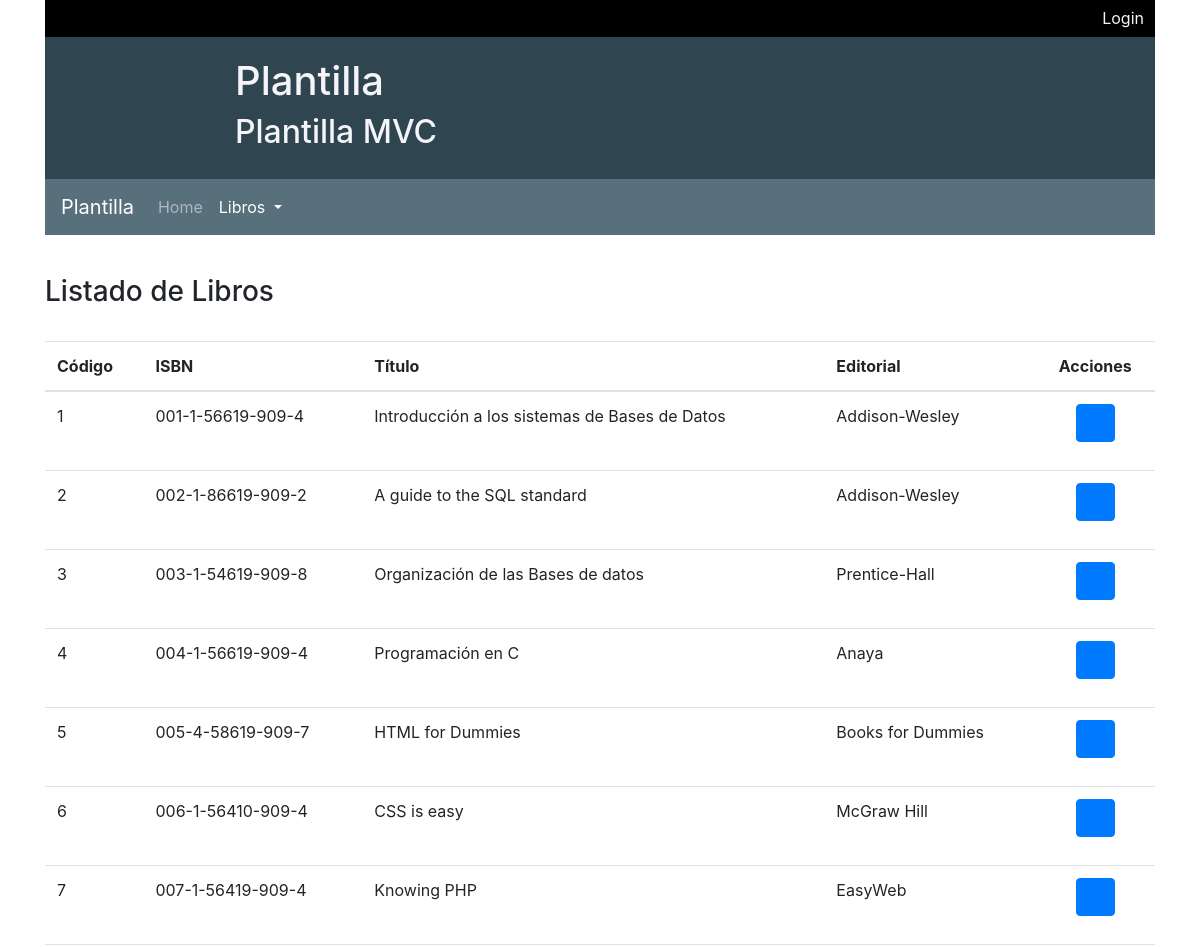
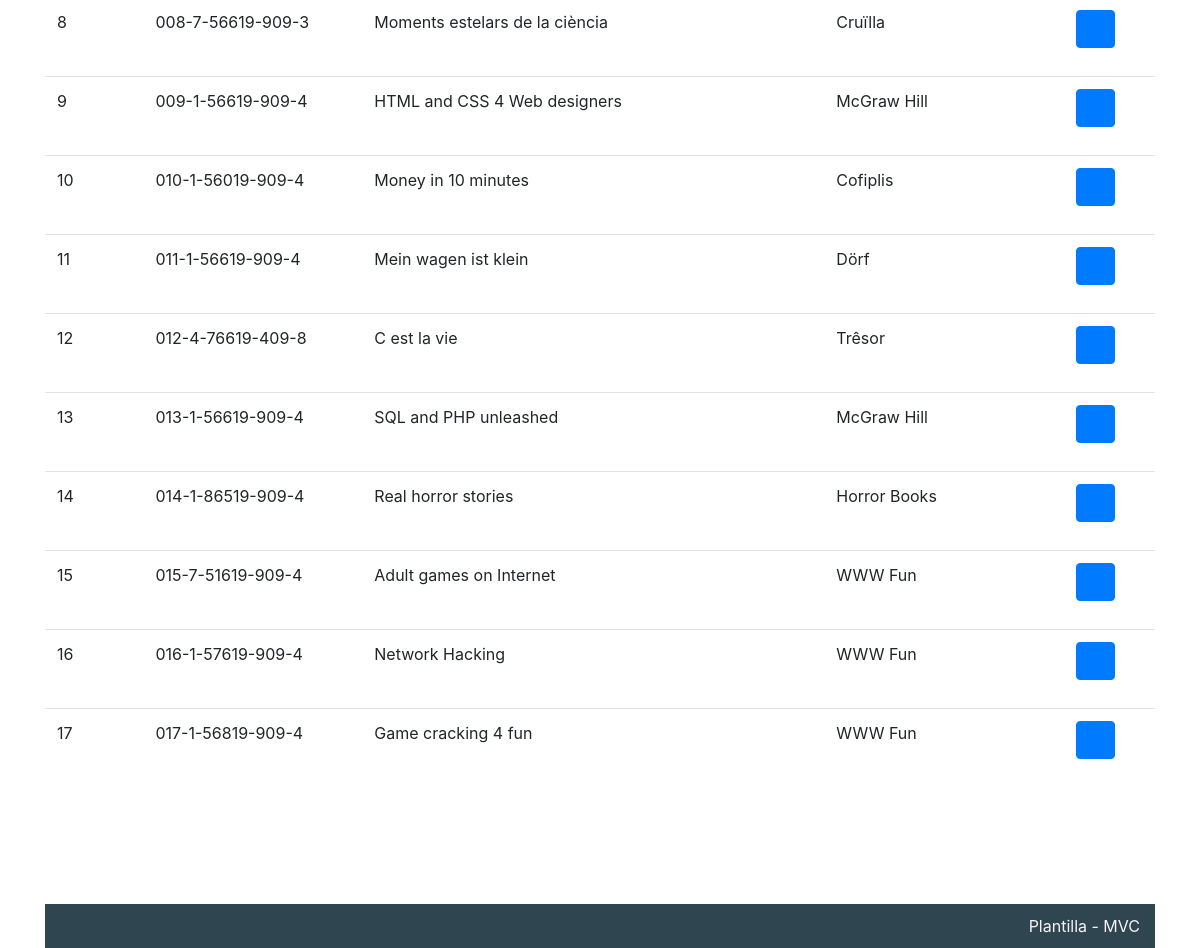
/plantilla.com/public/index.php?section=libros&action=listar, run on the app's committed database (2 pictures, top to bottom).
### tables this page shows
CREATE TABLE libros (
  codigo int(11) NOT NULL AUTO_INCREMENT,
  isbn varchar(32) NOT NULL,
  titulo varchar(64) NOT NULL,
  editorial varchar(64) NOT NULL,
  idioma varchar(64) NOT NULL,
  autor varchar(256) NOT NULL,
  n_ediciones int(11) NOT NULL,
  edad_recomendada int,
  PRIMARY KEY (codigo),
  UNIQUE KEY (isbn)
);

### plantilla.com/controllers/libros/listar.php (called while the page is built, shortened)
<?php
    require_once MODELS_ROUTE.'LibrosModel.php';
    $libros = LibrosModel::getLibros();
    include VIEWS_ROUTE.'libros/listar.php';

### plantilla.com/public/index.php (called while the page is built, shortened)
<?php
    require_once '../controllers/FrontController.php';

### plantilla.com/lib/Database.php (called while the page is built, shortened)
<?php
class Database
{
    private static $conexion = null;
    public static function get(){
        if(empty(self::$conexion))
        {
            self::$conexion = new mysqli(DB_HOST,DB_USER,DB_PASS,DB_NAME);
            self::$conexion->set_charset(DB_CHARSET);
        }
        return self::$conexion;
    }
}

### plantilla.com/models/LibrosModel.php (the view, shortened to what this page needs)
<?php
class LibrosModel
{
    public static function getLibros(string $campo=null,string $filtro = '',bool $identico=true):array
    {
        $consulta = "SELECT * FROM libros";
        $consulta.=";";
        $resultset = Database::get()->query($consulta);
        $libros = array();
        while($libro = $resultset->fetch_object('LibrosModel'))
        {
            $libros[]=$libro;
        }
        return $libros;
    }
    public static function showTableLibrosWithOptions(array $libros):string{
        $salida = '';
        if(count($libros) > 0)
        {
            $salida .= "<div class='table-responsive'>";
            $salida .= "<table class='table datatablejq_last_nosortable' id='table_lt_socios_with_options'>";
            $salida .=  "<thead>
                            <tr>
                                <th scope=\"col\">Código</th>
                                <th>ISBN</th>
                                <th>Título</th>
                                <th>Editorial</th>
                                <th class='text-center'>Acciones</th>
                            </tr>
                      </thead>";
            $salida .= "<tbody>";
            foreach($libros as $libro)
            {
                $salida .= "<tr>";
                $salida .= "<td scope=\"row\">".$libro->codigo."</td>";
                $salida .= "<td> $libro->isbn </td>";
                $salida .= "<td> $libro->titulo </td>";
                $salida .= "<td> $libro->editorial </td>";
                $salida .= "<td class='text-center'>
                                <ul class='list-inline'>
                                    <li class='list-inline-item'>
                                        <a class='btn btn-primary' href='?section=libros&action=detalle&item=$libro->codigo' data-toggle=\"tooltip\" data-placement=\"top\" title=\"Ir al detalle del libro\">
                                            <i class=\"fa fa-eye\" aria-hidden=\"true\"></i>
                                        </a>
                                    </li>";
                $salida .=      "</ul>
                            </td>";
                $salida .= "</tr>";
            }
            $salida .= "</tbody>";
            $salida .= "</table>";
            $salida .= "</div>";
        }
        return $salida;
    }
}

### plantilla.com/public/css/main.css (style rules this page uses)
html { color: #222; font-size: 1em; line-height: 1.4; }

### data on the page
libros: codigo "1", isbn "001-1-56619-909-4", titulo "Introducción a los sistemas de Bases de Datos", editorial "Addison-Wesley"
libros: codigo "2", isbn "002-1-86619-909-2", titulo "A guide to the SQL standard", editorial "Addison-Wesley"
libros: codigo "3", isbn "003-1-54619-909-8", titulo "Organización de las Bases de datos", editorial "Prentice-Hall"
libros: codigo "4", isbn "004-1-56619-909-4", titulo "Programación en C", editorial "Anaya"
libros: codigo "5", isbn "005-4-58619-909-7", titulo "HTML for Dummies", editorial "Books for Dummies"
libros: codigo "6", isbn "006-1-56410-909-4", titulo "CSS is easy", editorial "McGraw Hill"
libros: codigo "7", isbn "007-1-56419-909-4", titulo "Knowing PHP", editorial "EasyWeb"
libros: codigo "8", isbn "008-7-56619-909-3", titulo "Moments estelars de la ciència", editorial "Cruïlla"
libros: codigo "9", isbn "009-1-56619-909-4", titulo "HTML and CSS 4 Web designers", editorial "McGraw Hill"
libros: codigo "10", isbn "010-1-56019-909-4", titulo "Money in 10 minutes", editorial "Cofiplis"
libros: codigo "11", isbn "011-1-56619-909-4", titulo "Mein wagen ist klein", editorial "Dörf"
libros: codigo "12", isbn "012-4-76619-409-8", titulo "C est la vie", editorial "Trêsor"
libros: codigo "13", isbn "013-1-56619-909-4", titulo "SQL and PHP unleashed", editorial "McGraw Hill"
libros: codigo "14", isbn "014-1-86519-909-4", titulo "Real horror stories", editorial "Horror Books"
libros: codigo "15", isbn "015-7-51619-909-4", titulo "Adult games on Internet", editorial "WWW Fun"
libros: codigo "16", isbn "016-1-57619-909-4", titulo "Network Hacking", editorial "WWW Fun"
libros: codigo "17", isbn "017-1-56819-909-4", titulo "Game cracking 4 fun", editorial "WWW Fun"

### other printed values
$title_content "Plantilla"
$subtitle_content "Plantilla MVC"
$this->title "Plantilla"
$item_menu->title "Home"
$item_menu->title "Libros"
$title_footer "Plantilla - MVC"
